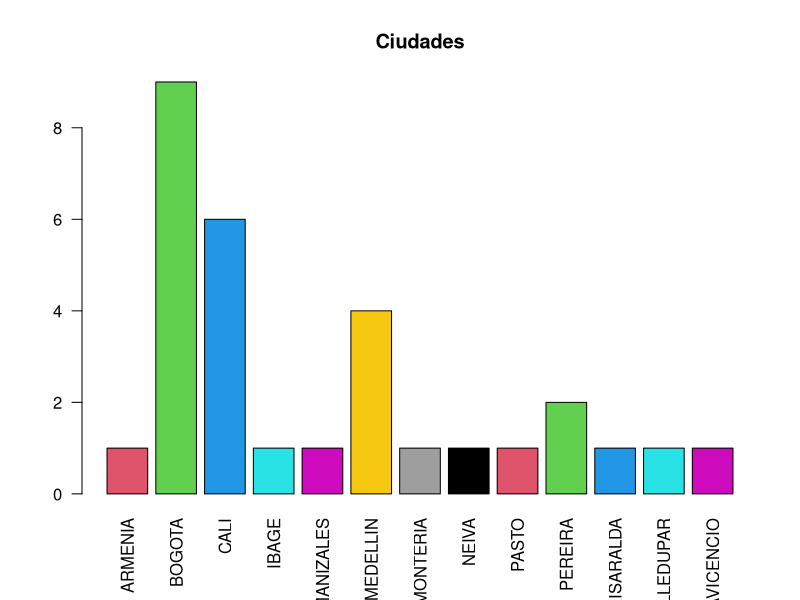
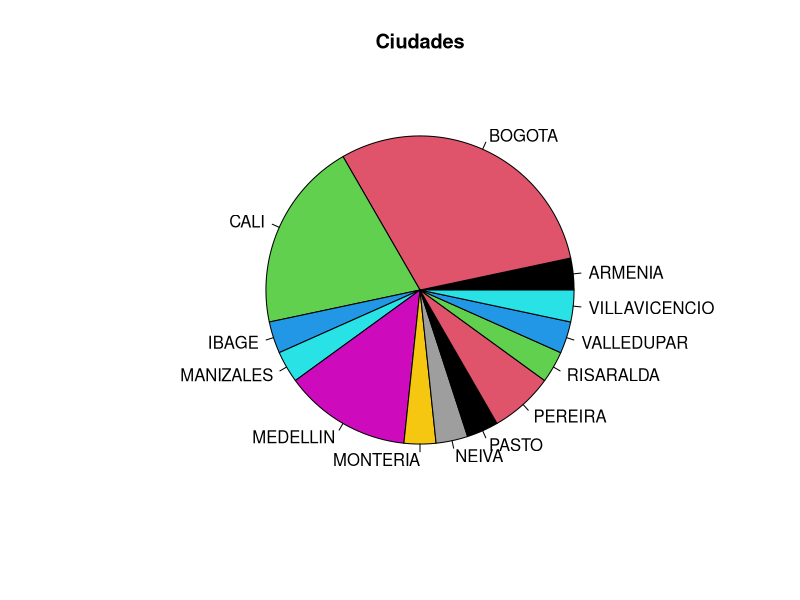
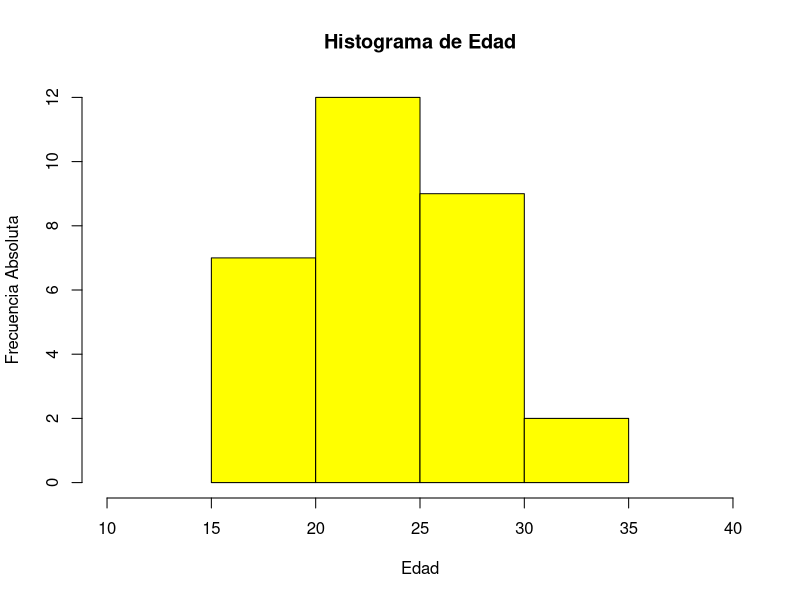
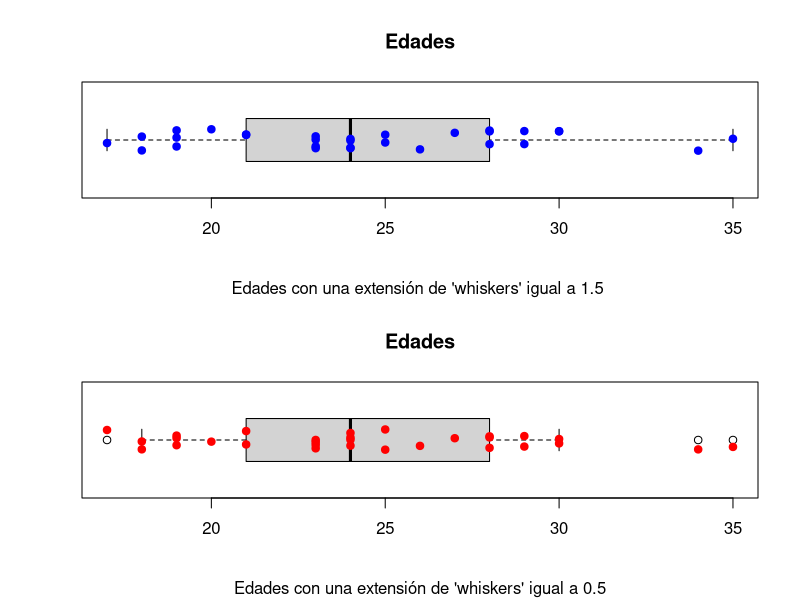

R code for these plots, in order: (Note: this script raises an error after producing the figures.)
# Integrantes Del Grupo Actividad #5
# -----------------------------------
# * Yeinmy Daniela Morales Barrera - ymoral35@ibero.edu.co - 100116235
# * Deivid Steven Rojas Peña - drojasp4@ibero.edu.co - 100119296
# * Luis Carlos Castiblanco Fonseca - lcasti58@ibero.edu.co - 100113602

# Importamos las librerías necesarias para poder ejecutar nuestro código
library(readxl)
library(ggplot2)


# ------- PRIMER PUNTO ---------
# Leemos nuestro archivo para poder manejar los datos desde una variable
# en este caso esta variable será llamada "datos_estudiantes"
datos_estudiantes <- read_excel("DATOS_ESTUDIANTES.xlsx")

# Creamos la variable calificacion para poder almacenar en la misma,
# todos los valores que tiene el campo o columna "calificacion" de nuestra tabla
Calificacion <- datos_estudiantes$CALIFICACION

# Asignamos a la variable "absolutas" la cantidad o "moda" por cada valor,
# de la columna "calificacion", en conclusión creamos nuestra tabla de frecuencia absoluta
absolutas <- table(Calificacion)

# Imprimimos por STDOUT el valor almacenado en la variable "absolutas"
absolutas

# Después de creada la tabla de frecuencia absoluta
# creamos la tabla de frecuencia relativa y la guardamos en la variable "relativas"
# para poder conocer la frecuencia absoluta respecto a el total (fr)
relativas <- prop.table(x=absolutas)

# Imprimimos por STDOUT el valor almacenado en la variable "relativas"
relativas

# ------ SEGUNDO PUNTO ------

# Asignamos a la variable "ciudades" los registros que contienen la columna "ciudades"
# desde nuestro excel local que ya leímos y almacenamos en "datos_estudiantes"
ciudades <- datos_estudiantes$CIUDAD

# Creamos nuestro diagrama de barras con ayuda del método barplot para la variable "ciudades"
# Se le pasan los siguientes párametros por valor:
# 1) Los datos que vamos a renderizar.
# 2) Modificamos la orientacion de las etiquetas respecto al eje, para que se perpendicular al mismo
#    esto para que los nombres de cada ciudad se logren renderizar de una manera fácil de 
#    interpretar.
# 3) Pasamos el rango a tomar del vector de colores disponibles para cada barra dentro del gráfico
# 4) Pasamos el título del gráfico
barplot(table(ciudades), las = 2, col = 2:14, main = "Ciudades")

# Creamos nuestro diagrama de sectores con ayuda del método "pie" de la variable "ciudades"
# Se le pasan los siguientes párametros por valor:
# 1) Los datos que vamos a renderizar
# 2) El rango a tomar para el vector de colores disponible para cada sector
# 3) Título del gráfico
pie(table(ciudades), col = 1:14, main = "Ciudades")


# ----- TERCER PUNTO ----- 

# Asignamos a la variable "edad" los registros contenidos en la columna "edad"
# que tenemos dentro de nuestro excel local
edad <- datos_estudiantes$EDAD

# Creamos el histograma para renderizar los valores de la variable "edad"
# Se le pasan los siguientes párametros por valor:
# 1) Los datos a renderizar
# 2) Una descripción para el eje x
# 3) Una descripción para el eje y
# 4) El color usado para cada "bin" dentro del histograma
# 5) El título del histograma
# 6) El rango de valores a tomar para el eje x
hist(edad, xlab = "Edad", ylab = "Frecuencia Absoluta", col = "yellow", main = "Histograma de Edad", xlim = range(10,40))


# Seteamos la opción de poder abrir la visualización de dos gráficos en una misma ventana
par(mfrow = c(2,1))

# Creamos un diagrama de caja y bigotes de la variable "edad"
# Se le pasan los siguientes párametros por valor:
# 1) Los datos a renderizar
# 2) Modificamos la orientacion del boxplot de vertical a horizontal
# 3) Definimos el título de la gráfica
# 4) Determina la extensión de los “whiskers” de la caja
# --------
# ¿Existe algún valor atípico en esta variable?
# Respondiendo a esta pregunta tenemos que:
# usando un stripchart para poder visualizar mejor los puntos de cada registro,
# y observando ambos extremos del boxplot, nos damos cuenta de que ninguno de estos puntos
# se sale de ambos extremos, que hablando puntualmente quiere decir que no hay una edad
# que se salga del rango entre los 17 y 35 años, es decir en este caso especifico
# NO contamos con valores atípicos cuando tenemos un rango de 1.5
boxplot(edad, horizontal = TRUE, main = "Edades", sub = "Edades con una extensión de 'whiskers' igual a 1.5 ", range = 1.5)
stripchart(edad, method = "jitter", pch = 19, add = TRUE, col = "blue")


# Ahora cambiando nuestro rango de 1.5 a 0.5 tenemos la siguiente pregunta:
# ¿ Las conclusiones varían ? dando una respuesta a la misma se tiene que
# con ayuda de nuestro boxplot en ese nuevo rango (0.5) efectivamente ya contamos
# con valores atípicos, comparado con el anterior boxplot que tenía un rango mayor
# estos valores fuera de los extremos pertenecen a las edades: [17, 34, 35] 
# esto lo podemos verificar con ayuda del método "stats" de boxplot
# en conclusión si modificamos el rango de 1.5 a 0.5 notamos que ya contaremos con 
# valores atípicos dentro de nuestro diagrama de caja y bigotes.
boxplot(edad, horizontal = TRUE, main = "Edades", sub="Edades con una extensión de 'whiskers' igual a 0.5", range = 0.5)
# Usamos un stripchart para visualizar mejor los valores
stripchart(edad, method = "jitter", pch = 19, add = TRUE, col = "red")

# Seteamos la opción de poder cerrar la visualización de dos gráficos en una misma ventana
par(mfrow = c(1,1))



# ---- CUARTO PUNTO -----

# En este cuarto punto nuestra misión será poder resumir brevemente
# información sobre el campo "calificacion" con ayuda del método summary
# que nos crea una "matriz", donde nos explica estadisticas básicas sobre 
# el vector pasado como párametro, los datos estadisticos que nos brinda este método
# son los siguientes, (ordenados por columnas) :
# 1) Min > Nos expresa en este caso la calificación mínima dentro de la columna
# 2) Primer Cuartil > Nos expresa el 25% de los datos
# 3) Mediana > Variable con posición central de los datos
# 4) Media > Razon entre la suma y total de datos
# 5) Tercer Cuartil > Representa el 75% de los datos
# 6) Max > Representa el valor máximo obtenido entre los registros del campo
summary(as.numeric(calificacion))

# Ahora verifiquemos si estas estadisticas dadas calculada de anera individual
# coinciden o no ..

# 1) Calculemos el valor mínimo del vector calificación
min(as.numeric(calificacion))
# Efectivamente el mínimo coincide con el valor retornado con ayuda del método summary

# 2) Calculemos el primer cuartil del vector calificación
primer_cuartil <- quantile(as.numeric(calificacion))
primer_cuartil[2]
# Validamos que el 25% de los datos tiene una calificación de 3.9

# 3) Calculemos la mediana de los datos
median(as.numeric(calificacion))
# La mediana de las datos es igual a 4.0

# 4) Caculemos la media de los datos
mean(as.numeric(calificacion))
# Validamos que la media de los datos es igual a 4.12 

# 5) Calculemos ahora el 3er Cuartil (75%)
tercer_cuartil <- quantile(as.numeric(calificacion))
tercer_cuartil[4]
# Validamos que el 75% de los datos tiene una calificación de 4.5

# 6) Calculemos el máximo valor que puede tomar el vector:
max(as.numeric(calificacion))
# El máximo coincide con el valor obtenido previamente con ayuda de summary



# ---- QUINTO PUNTO ----

# Ahora en el quinto  y penúltimo hallaremos la estatura media de los
# estudiantes, antes de obtener la media casteamos de caracter a numeric,
# despues del paso anterior usaremos el método mean() para poder obtener este dato
estatura <- as.numeric(DATOS_ESTUDIANTES$`ESTATURA(M)`)
mean(estatura)

# Ahora como penúltimo punto obtendremos dos medidas de dispersión
# 1) La varianza es el número que indica la dispersión de la serie de datos del vector
# estatura respecto a la media de este subconjunto de datos
var(estatura)
# 2) La desviación estandar o típica es la razi cuadrada de la varianza
# es decir nuestra salida ya no estará en terminos de estatura al cuadraddo sino 
# solo en terminos de estatura, tiene la misma finalidad que la varianza
sd(estatura)


# ---- SEXTO PUNTO ----
# Como conclusiones de este gran taller como equipo logramos notar
# la diferencia que puede tomar el rango de una caja de bigotes que nos permite
# ver el cambio de la existencia o NO de valores atípicos dentro de un subconjunto
# de datos dado, además que la frecuencia absoluta nos permite contar el número de veces
# que se repite un mismo valor, también aprendimos que el primer cuartil,
# es el equivalente al 25% de los datos y que el 3er cuartil
# representa el 75% de los datos, en adición ya conocemos algunas medidas de
# dispersión dentro de el mundo de la estadistica como lo son:
# la varianza, la desviación estandar o típica, y el rango
# donde cada medida se diferencia aunque la varianza y la desviación estandar
# cuentan con la misma finalidad solo que una es la raíz cuadrada de la otra
# cada una de estas formulas nos permite obtener informacion relevante entre
# una variable y otra para poder dar respuesta a una ó distintas hipótesis.








        
      
